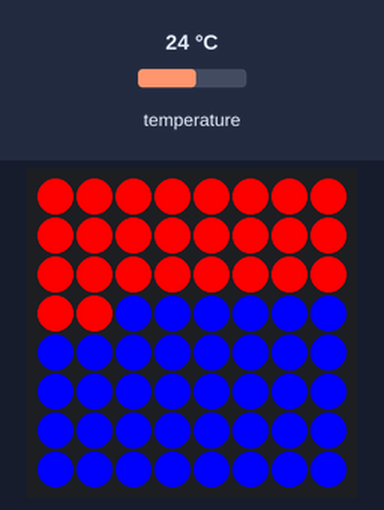
This program was run on a simulated Raspberry Pi (BCM pin numbers) with a Sense HAT. Parts: the Sense HAT's 8×8 RGB LED matrix. The test bench sets the inputs (shaded band); at power-on: temperature 24 °C. The interpreter's speed is modelled, so counts of loop turns are approximate.

Above: at 1.2 s.
1.3 s: temperature set to 12 °C
At 2.4 s:
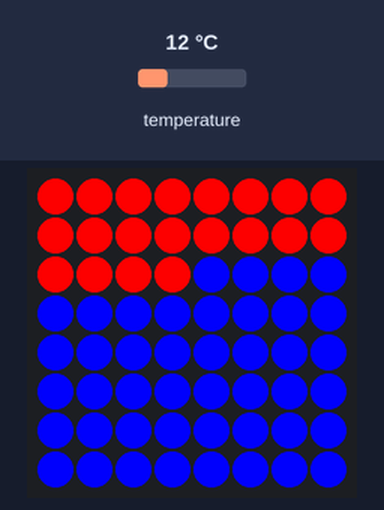
2.8 s: temperature set to 19 °C
At 3.5 s:
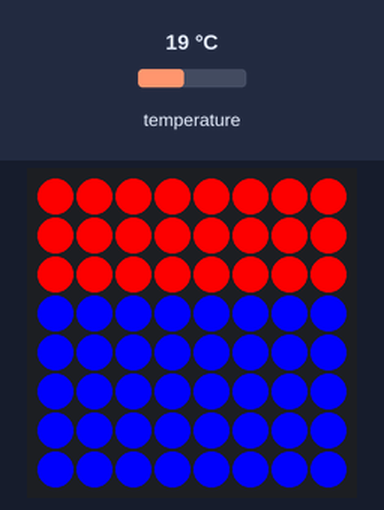
4.3 s: temperature set to 28 °C
At 4.7 s:
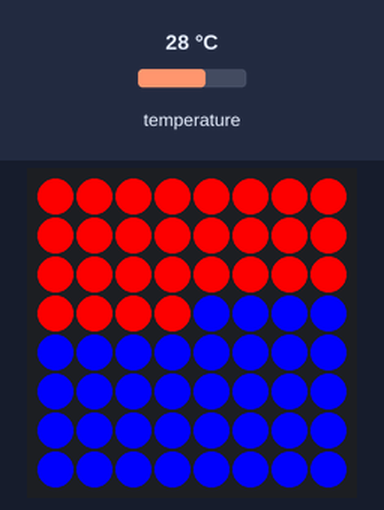
Timing chart, 0 to 7.3 s (numbered marks = the images above; inputs shaded):
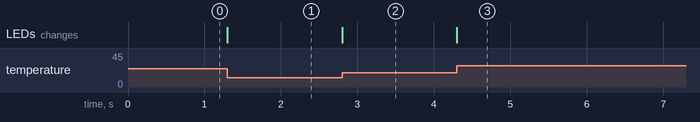

The program:

temperaure2.py
```python
from sense_emu import SenseHat

sense = SenseHat()

red = (255, 0, 0)
blue = (0, 0, 255)

while True:
    temp = sense.temp
    temp = (temp+30)*64/135
    pixels = [red if i < temp else blue for i in range(64)]
    sense.set_pixels(pixels)
```

Measured:
- after the input at 1.3 s, the LEDs: change at once (image 1)
- after the input at 2.8 s, the LEDs: change at once (image 2)
- after the input at 4.3 s, the LEDs: change at once (image 3)
